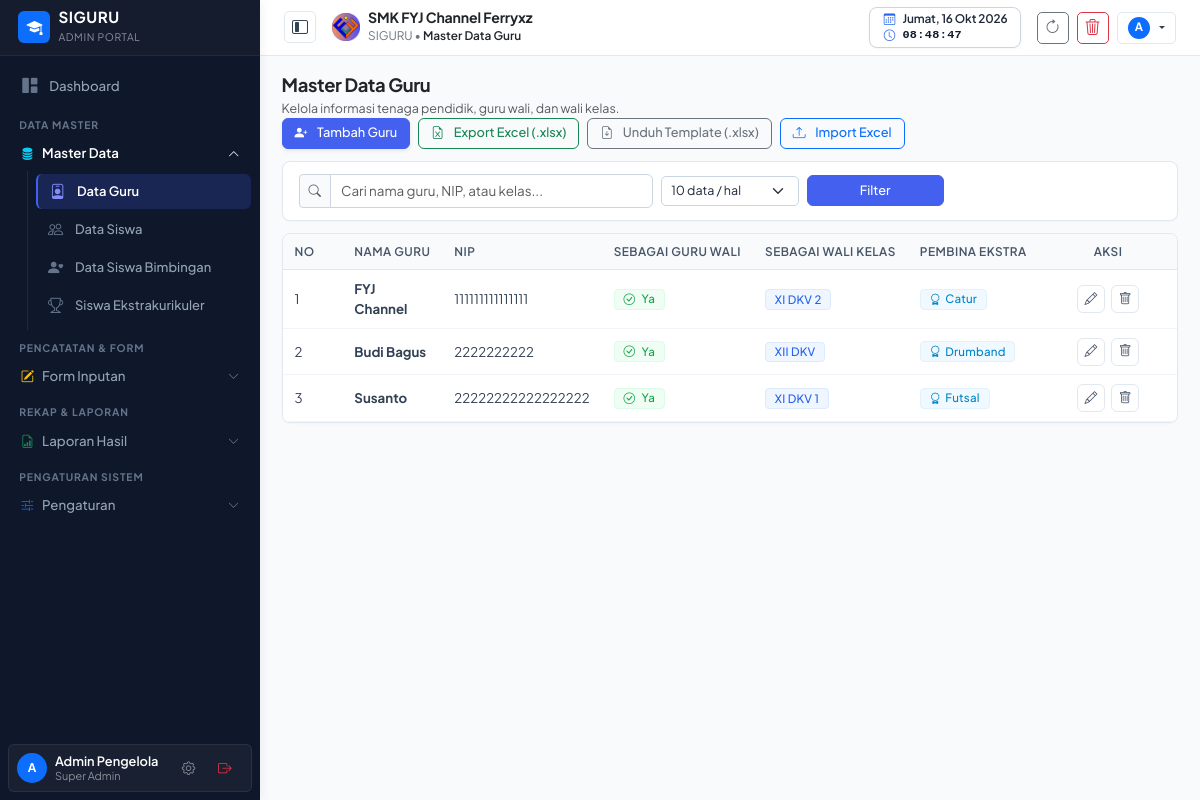
The page /master-guru.php (signed in) on the database as committed earlier.
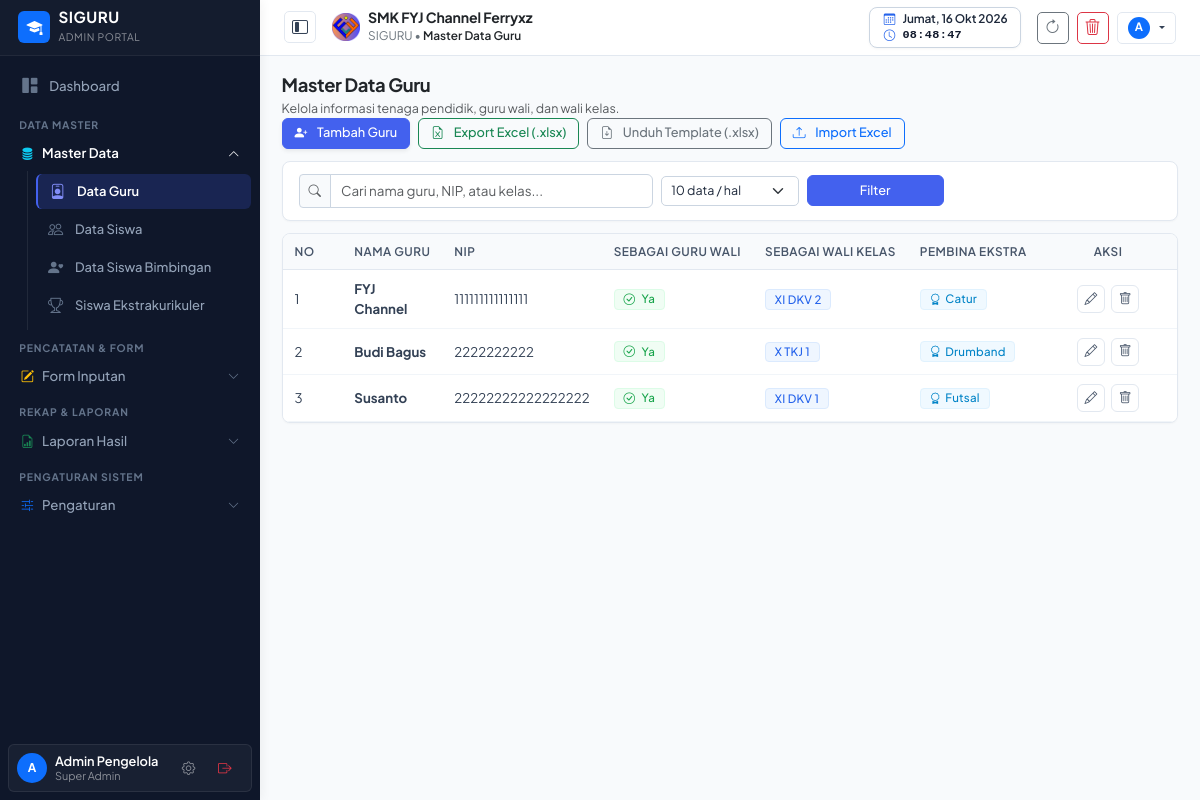
The same page on the database as committed later.
### tables this page shows
CREATE TABLE data_guru (
    id INTEGER PRIMARY KEY AUTOINCREMENT,
    nama_guru TEXT NOT NULL,
    nip TEXT,
    sebagai_guru_wali TEXT DEFAULT 'Tidak',
    sebagai_wali_kelas TEXT DEFAULT '-',
    pembina_ekstra TEXT DEFAULT '-'
);

### master-guru.php (the view, shortened to what the changed rows need)
<?php
require_once __DIR__ . '/views/header.php';
require_once __DIR__ . '/views/sidebar.php';
$rawLimit = isset($_GET['limit']) ? (int)$_GET['limit'] : 10;
$limit = in_array($rawLimit, [10, 20, 50, 100, 250, 500]) ? $rawLimit : 10;
$page = max(1, (int)($_GET['page'] ?? 1));
$offset = ($page - 1) * $limit;
$sqlWhere = "";
$params = [];
$stmt = $pdo->prepare("SELECT * FROM data_guru $sqlWhere ORDER BY id ASC LIMIT $limit OFFSET $offset");
$stmt->execute($params);
$guruList = $stmt->fetchAll();
?>
<main class="content-wrapper">
    <div class="card card-table overflow-hidden">
        <div class="table-responsive">
            <table class="table table-custom align-middle mb-0">
                <thead>
                    <tr>
                        <th style="width: 60px;">No</th>
                        <th>Nama Guru</th>
                        <th>NIP</th>
                        <th>Sebagai Guru Wali</th>
                        <th>Sebagai Wali Kelas</th>
                        <th>Pembina Ekstra</th>
                        <th class="text-center" style="width: 140px;">Aksi</th>
                    </tr>
                </thead>
                <tbody>
                    <?php if (empty($guruList)): ?>
                        <tr><td colspan="7" class="text-center text-muted py-4">Data guru tidak ditemukan.</td></tr>
                    <?php else:
                        $no = $offset + 1;
                        foreach ($guruList as $g):
                    ?>
                        <tr>
                            <td><?= $no++ ?></td>
                            <td class="fw-bold text-dark"><?= htmlspecialchars($g['nama_guru']) ?></td>
                            <td><?= htmlspecialchars($g['nip'] ?: '-') ?></td>
                            <td>
                                <?php if ($g['sebagai_guru_wali'] === 'Ya'): ?>
                                    <span class="badge bg-success-subtle text-success fw-bold px-2 py-1"><i class="bi bi-check-circle me-1"></i> Ya</span>
                                <?php else: ?>
                                    <span class="badge bg-secondary-subtle text-secondary px-2 py-1">Tidak</span>
                                <?php endif; ?>
                            </td>
                            <td>
                                <?php if ($g['sebagai_wali_kelas'] && $g['sebagai_wali_kelas'] !== '-'): ?>
                                    <span class="badge bg-primary-subtle text-primary fw-bold px-2 py-1"><?= htmlspecialchars($g['sebagai_wali_kelas']) ?></span>
                                <?php else: ?>
                                    <span class="text-muted">-</span>
                                <?php endif; ?>
                            </td>
                            <td>
                                <?php if (!empty($g['pembina_ekstra']) && $g['pembina_ekstra'] !== '-'): ?>
                                    <span class="badge bg-info-subtle text-info border border-info-subtle fw-bold px-2 py-1"><i class="bi bi-award me-1"></i><?= htmlspecialchars($g['pembina_ekstra']) ?></span>
                                <?php else: ?>
                                    <span class="text-muted">-</span>
                                <?php endif; ?>
                            </td>
                            <td class="text-center">
                                <button class="btn btn-outline-primary btn-sm rounded-pill px-2 py-0"
                                    onclick="editGuru(<?= htmlspecialchars(json_encode($g), ENT_QUOTES, 'UTF-8') ?>)" title="Edit">
                                    <i class="bi bi-pencil"></i>
                                </button>
                                <button class="btn btn-outline-danger btn-sm rounded-pill px-2 py-0 ms-1"
                                    onclick="deleteGuru(<?= (int)$g['id'] ?>, <?= htmlspecialchars(json_encode($g['nama_guru']), ENT_QUOTES, 'UTF-8') ?>)" title="Hapus">
                                    <i class="bi bi-trash"></i>
                                </button>
                            </td>
                        </tr>
                    <?php endforeach; endif; ?>
                </tbody>
            </table>
        </div>
    </div>
</main>
<?php require_once __DIR__ . '/views/footer.php'; ?>

Rows that differ between the two databases and show on the page:
changed data_guru "Budi Bagus": sebagai_wali_kelas "XII DKV" → "X TKJ 1"
